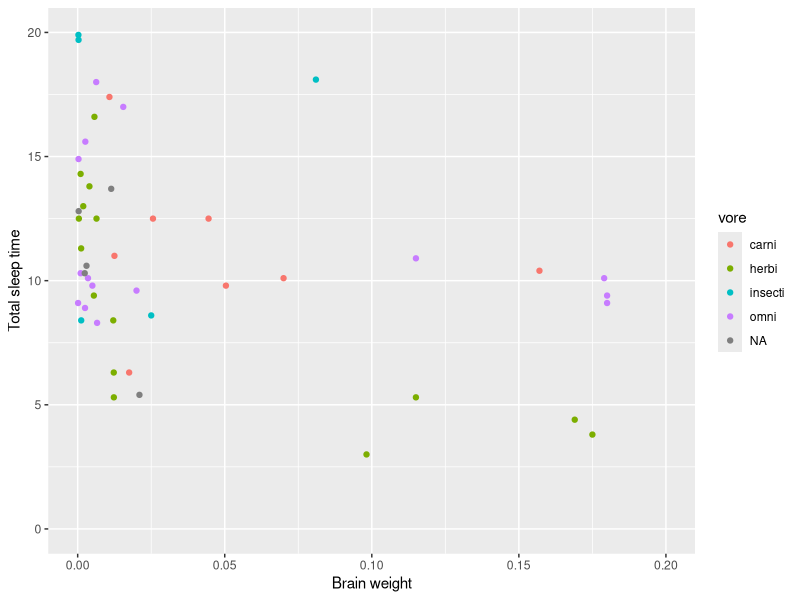
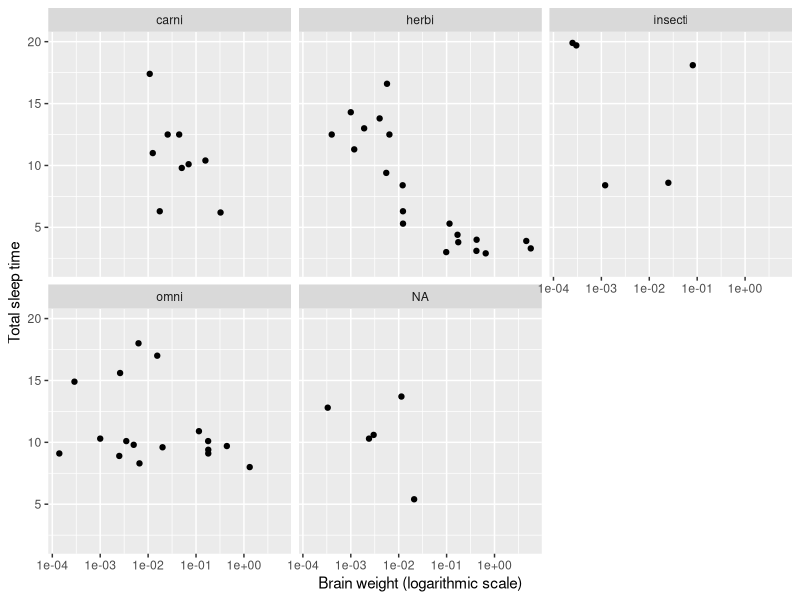

Reproduce these figures in R, in order. (Note: this script raises an error after producing the figures.)
# ===========================
# 1. Data and How to Work with Data
# ===========================

# Vectors, matrices and dataframes.
age <- c(28, 48, 47, 71, 22, 80, 48, 30, 31)
# Interaction between a vector and a scalar.
age_months <- age * 12
# Another vector.
purchase <- c(20, 59, 2, 12, 22, 160, 34, 34, 29)
# What if we put two or more vectors together?
bookstore <- data.frame(age, purchase)

# When we enter data into a vector, we can put line breaks between the commas:
distances <- c(687, 5076, 7270, 967, 6364, 1683, 9394, 5712, 5206,
               4317, 9411, 5625, 9725, 4977, 2730, 5648, 3818, 8241,
               5547, 1637, 4428, 8584, 2962, 5729, 5325, 4370, 5989,
               9030, 5532, 9623)
distances

sqrt(pi)
exp(2) * log(4, base = 10)
# or
exp(2) * log(4)
test <- sqrt(-1)

# Let's talk about packages you will need.
install.packages('ggplot2')
library(ggplot2)

# MSR Book follows the 'msleep' dataset example.
View(msleep)

# There are several functions that are useful for exploring the data.
head(msleep)
tail(msleep)
dim(msleep)
str(msleep)
names(msleep)

# Still, this 'msleep' object is not in our environment.
?msleep
# Let's import it to our folder.
data(msleep)
summary(msleep)

# --------------
# Numerical Data
# --------------
msleep$sleep_total

mean(msleep$sleep_total)      # Mean
median(msleep$sleep_total)    # Median
max(msleep$sleep_total)       # Max
min(msleep$sleep_total)       # Min
sd(msleep$sleep_total)        # Standard deviation
var(msleep$sleep_total)       # Variance
quantile(msleep$sleep_total)  # Various quantiles

# You can, of course, filter as well. 
sum(msleep$sleep_total > 8)   # Frequency (count)
mean(msleep$sleep_total > 8)  # Relative frequency (proportion)

# --------------
# Working with NA. 
# --------------
# Important concept for programming. 
# Common 'problem' that people who are beginners encounter.

mean(msleep$sleep_rem)
?mean
mean(msleep$sleep_rem, na.rm = TRUE)
cor(msleep$sleep_total, msleep$sleep_rem)
cor(msleep$sleep_total, msleep$sleep_rem, use = "complete.obs")

# --------------
# Categorical Data
# --------------
msleep$vore
proportions(table(msleep$vore))

# Counts:
table(msleep$vore, msleep$conservation)

# Proportions, per row:
proportions(table(msleep$vore, msleep$conservation),
            margin = 1)

# Proportions, per column:
proportions(table(msleep$vore, msleep$conservation),
            margin = 2)

# Proportions, out of total:
proportions(table(msleep$vore, msleep$conservation))

ggplot(msleep, aes(brainwt, sleep_total, colour = vore)) + 
  geom_point() +
  labs(x = "Brain weight",
       y = "Total sleep time") +
  xlim(0, 0.2) +
  ylim(0, 20)

myPlot <- ggplot(msleep, aes(brainwt, sleep_total)) + 
  geom_point() +
  labs(x = "Brain weight (logarithmic scale)",
       y = "Total sleep time") +
  scale_x_log10() +
  facet_wrap(~ vore)

ggsave("test.pdf", myPlot, width = 5, height = 5)

# --------------
# Ex. 2.11.
# --------------
# Install and load the palmerpenguins package.
# In this exercise, we’ll study the penguins dataset contained in said package.

# View the documentation for the penguins data and read about its variables.

# Check the data structures: how many observations and variables and what type of variables (numeric, categorical, etc.) are there?
  
# Compute summary statistics (means, median, min, max, counts for categorical variables). Are there any missing values?

ggplot(penguins, aes(bill_length_mm, flipper_length_mm, colour = species)) +
  geom_point() +
  labs(x = "Bill length (mm)",
       y = "Flipper length (mm)")

ggplot(penguins, aes(bill_length_mm, flipper_length_mm, colour = species)) +
  geom_point(alpha = 1) +
  labs(x = "Bill length (mm)",
       y = "Flipper length (mm)")

ggplot(penguins, aes(bill_length_mm, flipper_length_mm,
                     colour = species,
                     shape = island)) +
  geom_point() +
  labs(x = "Bill length (mm)",
       y = "Flipper length (mm)")

ggplot(penguins, aes(bill_length_mm, 
                     flipper_length_mm,
                     colour = species, 
                     shape = island,size = body_mass_g)) + 
  geom_point(alpha = 0.5) +  
  labs(x = "Bill length (mm)",y = "Flipper length (mm)")